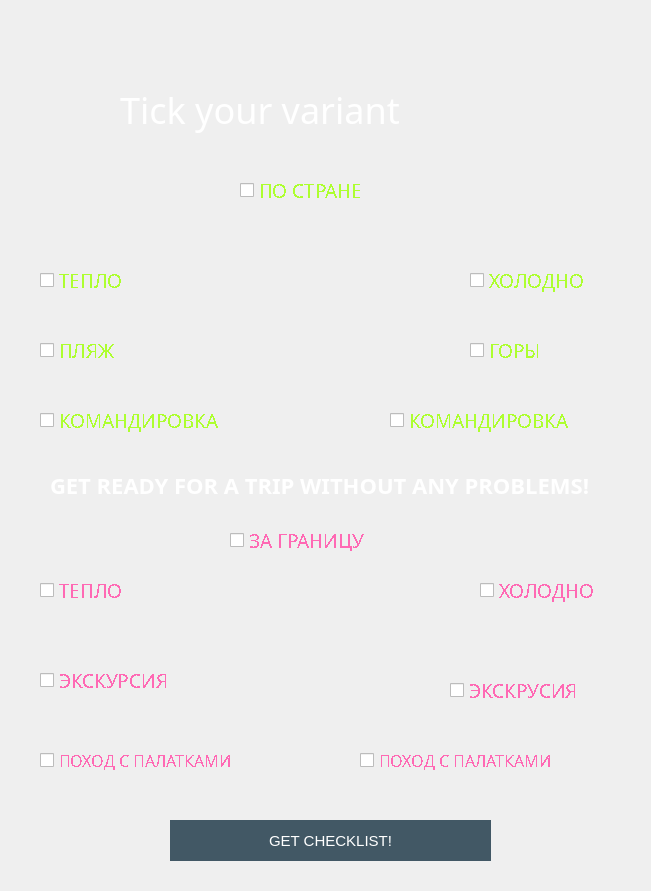
<?xml version="1.0" encoding="UTF-8"?>
<ui version="4.0">
 <class>MainWindow</class>
 <widget class="QMainWindow" name="MainWindow">
  <property name="geometry">
   <rect>
    <x>0</x>
    <y>0</y>
    <width>651</width>
    <height>891</height>
   </rect>
  </property>
  <property name="windowTitle">
   <string>MainWindow</string>
  </property>
  <property name="styleSheet">
   <string notr="true">backgroud: opacity 0;
</string>
  </property>
  <widget class="QWidget" name="centralwidget">
   <property name="styleSheet">
    <string notr="true">background-image: url(./images/back.jpg);
</string>
   </property>
   <widget class="QLabel" name="label">
    <property name="geometry">
     <rect>
      <x>120</x>
      <y>80</y>
      <width>401</width>
      <height>61</height>
     </rect>
    </property>
    <property name="font">
     <font>
      <family>Luckiest Guy</family>
      <pointsize>36</pointsize>
     </font>
    </property>
    <property name="acceptDrops">
     <bool>false</bool>
    </property>
    <property name="autoFillBackground">
     <bool>false</bool>
    </property>
    <property name="styleSheet">
     <string notr="true">color: white;
background: opacity 0;

</string>
    </property>
    <property name="text">
     <string>&lt;!DOCTYPE HTML PUBLIC &quot;-//W3C//DTD HTML 4.0//EN&quot; &quot;http://www.w3.org/TR/REC-html40/strict.dtd&quot;&gt;
&lt;html&gt;&lt;head&gt;&lt;meta name=&quot;qrichtext&quot; content=&quot;1&quot; /&gt;&lt;style type=&quot;text/css&quot;&gt;
&lt;/style&gt;&lt;/head&gt;&lt;body style=&quot; font-family:'Luckiest Guy','cursive'; font-size:45px; font-weight:400; font-style:normal;&quot;&gt;
&lt;p style=&quot; margin-top:0px; margin-bottom:0px; margin-left:0px; margin-right:0px; -qt-block-indent:0; text-indent:0px;&quot;&gt;&lt;span style=&quot; font-size:27pt;&quot;&gt;Tick your variant&lt;/span&gt;&lt;/p&gt;&lt;/body&gt;&lt;/html&gt;</string>
    </property>
    <property name="wordWrap">
     <bool>false</bool>
    </property>
   </widget>
   <widget class="QLabel" name="label_2">
    <property name="geometry">
     <rect>
      <x>50</x>
      <y>470</y>
      <width>641</width>
      <height>31</height>
     </rect>
    </property>
    <property name="font">
     <font>
      <family>Merienda</family>
      <pointsize>-1</pointsize>
      <weight>75</weight>
      <italic>false</italic>
      <bold>true</bold>
      <underline>false</underline>
     </font>
    </property>
    <property name="autoFillBackground">
     <bool>false</bool>
    </property>
    <property name="styleSheet">
     <string notr="true">font-family: 'Merienda';
color: #fff;
font-weight: bold;
font-size: 22px;
background: opacity 0;</string>
    </property>
    <property name="text">
     <string>GET READY FOR A TRIP WITHOUT ANY PROBLEMS!</string>
    </property>
   </widget>
   <widget class="QCheckBox" name="incountry_cb">
    <property name="geometry">
     <rect>
      <x>240</x>
      <y>170</y>
      <width>181</width>
      <height>41</height>
     </rect>
    </property>
    <property name="font">
     <font>
      <family>Sports World</family>
      <pointsize>14</pointsize>
      <weight>50</weight>
      <italic>false</italic>
      <bold>false</bold>
      <underline>false</underline>
      <strikeout>false</strikeout>
      <stylestrategy>NoAntialias</stylestrategy>
      <kerning>true</kerning>
     </font>
    </property>
    <property name="styleSheet">
     <string notr="true">background: opacity 0;
color: #ADFF2F;</string>
    </property>
    <property name="text">
     <string>ПО СТРАНЕ</string>
    </property>
   </widget>
   <widget class="QCheckBox" name="incountry_warm_cb">
    <property name="geometry">
     <rect>
      <x>40</x>
      <y>260</y>
      <width>151</width>
      <height>41</height>
     </rect>
    </property>
    <property name="font">
     <font>
      <family>Sports World</family>
      <pointsize>14</pointsize>
      <weight>50</weight>
      <italic>false</italic>
      <bold>false</bold>
      <underline>false</underline>
      <strikeout>false</strikeout>
      <stylestrategy>NoAntialias</stylestrategy>
      <kerning>true</kerning>
     </font>
    </property>
    <property name="styleSheet">
     <string notr="true">background: opacity 0;
color: #ADFF2F;</string>
    </property>
    <property name="text">
     <string>ТЕПЛО</string>
    </property>
   </widget>
   <widget class="QCheckBox" name="incountry_cold_cb">
    <property name="geometry">
     <rect>
      <x>470</x>
      <y>260</y>
      <width>151</width>
      <height>41</height>
     </rect>
    </property>
    <property name="font">
     <font>
      <family>Sports World</family>
      <pointsize>14</pointsize>
      <weight>50</weight>
      <italic>false</italic>
      <bold>false</bold>
      <underline>false</underline>
      <strikeout>false</strikeout>
      <stylestrategy>NoAntialias</stylestrategy>
      <kerning>true</kerning>
     </font>
    </property>
    <property name="styleSheet">
     <string notr="true">background: opacity 0;
color: #ADFF2F;</string>
    </property>
    <property name="text">
     <string>ХОЛОДНО</string>
    </property>
   </widget>
   <widget class="QCheckBox" name="incountry_beach_cb">
    <property name="geometry">
     <rect>
      <x>40</x>
      <y>330</y>
      <width>111</width>
      <height>41</height>
     </rect>
    </property>
    <property name="font">
     <font>
      <family>Sports World</family>
      <pointsize>14</pointsize>
      <weight>50</weight>
      <italic>false</italic>
      <bold>false</bold>
      <underline>false</underline>
      <strikeout>false</strikeout>
      <stylestrategy>NoAntialias</stylestrategy>
      <kerning>true</kerning>
     </font>
    </property>
    <property name="styleSheet">
     <string notr="true">background: opacity 0;
color: #ADFF2F;</string>
    </property>
    <property name="text">
     <string>ПЛЯЖ</string>
    </property>
   </widget>
   <widget class="QCheckBox" name="incountry_warm_buisnesstrip_cb">
    <property name="geometry">
     <rect>
      <x>40</x>
      <y>400</y>
      <width>251</width>
      <height>41</height>
     </rect>
    </property>
    <property name="font">
     <font>
      <family>Sports World</family>
      <pointsize>14</pointsize>
      <weight>50</weight>
      <italic>false</italic>
      <bold>false</bold>
      <underline>false</underline>
      <strikeout>false</strikeout>
      <stylestrategy>NoAntialias</stylestrategy>
      <kerning>true</kerning>
     </font>
    </property>
    <property name="styleSheet">
     <string notr="true">background: opacity 0;
color: #ADFF2F;</string>
    </property>
    <property name="text">
     <string>КОМАНДИРОВКА</string>
    </property>
   </widget>
   <widget class="QCheckBox" name="incountry_mountains_cb">
    <property name="geometry">
     <rect>
      <x>470</x>
      <y>330</y>
      <width>121</width>
      <height>41</height>
     </rect>
    </property>
    <property name="font">
     <font>
      <family>Sports World</family>
      <pointsize>14</pointsize>
      <weight>50</weight>
      <italic>false</italic>
      <bold>false</bold>
      <underline>false</underline>
      <strikeout>false</strikeout>
      <stylestrategy>NoAntialias</stylestrategy>
      <kerning>true</kerning>
     </font>
    </property>
    <property name="styleSheet">
     <string notr="true">background: opacity 0;
color: #ADFF2F;</string>
    </property>
    <property name="text">
     <string>ГОРЫ</string>
    </property>
   </widget>
   <widget class="QCheckBox" name="incountry_cold_buisnesstrip_cb">
    <property name="geometry">
     <rect>
      <x>390</x>
      <y>400</y>
      <width>241</width>
      <height>41</height>
     </rect>
    </property>
    <property name="font">
     <font>
      <family>Sports World</family>
      <pointsize>14</pointsize>
      <weight>50</weight>
      <italic>false</italic>
      <bold>false</bold>
      <underline>false</underline>
      <strikeout>false</strikeout>
      <stylestrategy>NoAntialias</stylestrategy>
      <kerning>true</kerning>
     </font>
    </property>
    <property name="styleSheet">
     <string notr="true">background: opacity 0;
color: #ADFF2F;</string>
    </property>
    <property name="text">
     <string>КОМАНДИРОВКА</string>
    </property>
   </widget>
   <widget class="QCheckBox" name="outcountry_cb">
    <property name="geometry">
     <rect>
      <x>230</x>
      <y>520</y>
      <width>191</width>
      <height>41</height>
     </rect>
    </property>
    <property name="font">
     <font>
      <family>Sports World</family>
      <pointsize>14</pointsize>
      <weight>50</weight>
      <italic>false</italic>
      <bold>false</bold>
      <underline>false</underline>
      <strikeout>false</strikeout>
      <stylestrategy>NoAntialias</stylestrategy>
      <kerning>true</kerning>
     </font>
    </property>
    <property name="styleSheet">
     <string notr="true">background: opacity 0;
color: #FF69B4;</string>
    </property>
    <property name="text">
     <string>ЗА ГРАНИЦУ</string>
    </property>
   </widget>
   <widget class="QCheckBox" name="outcountry_warm_cb">
    <property name="geometry">
     <rect>
      <x>40</x>
      <y>570</y>
      <width>121</width>
      <height>41</height>
     </rect>
    </property>
    <property name="font">
     <font>
      <family>Sports World</family>
      <pointsize>14</pointsize>
      <weight>50</weight>
      <italic>false</italic>
      <bold>false</bold>
      <underline>false</underline>
      <strikeout>false</strikeout>
      <stylestrategy>NoAntialias</stylestrategy>
      <kerning>true</kerning>
     </font>
    </property>
    <property name="styleSheet">
     <string notr="true">background: opacity 0;
color: #FF69B4;
</string>
    </property>
    <property name="text">
     <string>ТЕПЛО</string>
    </property>
   </widget>
   <widget class="QCheckBox" name="outcountry_cold_cb">
    <property name="geometry">
     <rect>
      <x>480</x>
      <y>570</y>
      <width>161</width>
      <height>41</height>
     </rect>
    </property>
    <property name="font">
     <font>
      <family>Sports World</family>
      <pointsize>14</pointsize>
      <weight>50</weight>
      <italic>false</italic>
      <bold>false</bold>
      <underline>false</underline>
      <strikeout>false</strikeout>
      <stylestrategy>NoAntialias</stylestrategy>
      <kerning>true</kerning>
     </font>
    </property>
    <property name="styleSheet">
     <string notr="true">background: opacity 0;
color: #FF69B4;
</string>
    </property>
    <property name="text">
     <string>ХОЛОДНО</string>
    </property>
   </widget>
   <widget class="QCheckBox" name="outcountry_warm_hike_cb">
    <property name="geometry">
     <rect>
      <x>40</x>
      <y>740</y>
      <width>581</width>
      <height>41</height>
     </rect>
    </property>
    <property name="font">
     <font>
      <family>Sports World</family>
      <pointsize>12</pointsize>
      <weight>50</weight>
      <italic>false</italic>
      <bold>false</bold>
      <underline>false</underline>
      <strikeout>false</strikeout>
      <stylestrategy>NoAntialias</stylestrategy>
      <kerning>true</kerning>
     </font>
    </property>
    <property name="styleSheet">
     <string notr="true">background: opacity 0;
color: #FF69B4;
</string>
    </property>
    <property name="text">
     <string>ПОХОД С ПАЛАТКАМИ</string>
    </property>
   </widget>
   <widget class="QCheckBox" name="outcountry_warm_excursion_cb">
    <property name="geometry">
     <rect>
      <x>40</x>
      <y>660</y>
      <width>181</width>
      <height>41</height>
     </rect>
    </property>
    <property name="font">
     <font>
      <family>Sports World</family>
      <pointsize>14</pointsize>
      <weight>50</weight>
      <italic>false</italic>
      <bold>false</bold>
      <underline>false</underline>
      <strikeout>false</strikeout>
      <stylestrategy>NoAntialias</stylestrategy>
      <kerning>true</kerning>
     </font>
    </property>
    <property name="styleSheet">
     <string notr="true">background: opacity 0;
color: #FF69B4;
</string>
    </property>
    <property name="text">
     <string>ЭКСКУРСИЯ</string>
    </property>
   </widget>
   <widget class="QCheckBox" name="outcounty_cold_excursion_cb">
    <property name="geometry">
     <rect>
      <x>450</x>
      <y>670</y>
      <width>181</width>
      <height>41</height>
     </rect>
    </property>
    <property name="font">
     <font>
      <family>Sports World</family>
      <pointsize>14</pointsize>
      <weight>50</weight>
      <italic>false</italic>
      <bold>false</bold>
      <underline>false</underline>
      <strikeout>false</strikeout>
      <stylestrategy>NoAntialias</stylestrategy>
      <kerning>true</kerning>
     </font>
    </property>
    <property name="styleSheet">
     <string notr="true">background: opacity 0;
color: #FF69B4;
</string>
    </property>
    <property name="text">
     <string>ЭКСКРУСИЯ</string>
    </property>
   </widget>
   <widget class="QCheckBox" name="outcountry_cold_hike_cb">
    <property name="geometry">
     <rect>
      <x>360</x>
      <y>740</y>
      <width>491</width>
      <height>41</height>
     </rect>
    </property>
    <property name="font">
     <font>
      <family>Sports World</family>
      <pointsize>12</pointsize>
      <weight>50</weight>
      <italic>false</italic>
      <bold>false</bold>
      <underline>false</underline>
      <strikeout>false</strikeout>
      <stylestrategy>NoAntialias</stylestrategy>
      <kerning>true</kerning>
     </font>
    </property>
    <property name="styleSheet">
     <string notr="true">background: opacity 0;
color: #FF69B4;
</string>
    </property>
    <property name="text">
     <string>ПОХОД С ПАЛАТКАМИ</string>
    </property>
   </widget>
   <widget class="QPushButton" name="button_travel">
    <property name="geometry">
     <rect>
      <x>170</x>
      <y>820</y>
      <width>321</width>
      <height>41</height>
     </rect>
    </property>
    <property name="styleSheet">
     <string notr="true">QPushButton{
background-color: #425865;
border: 2px solid #425865;
border-radius: 30px;
color: white;
font-family: 'Luckiest Guy', cursive;
font-size: 15px;
}
QPushButton:pressed{
	background-color: #fa4244;
}</string>
    </property>
    <property name="text">
     <string>GET CHECKLIST!</string>
    </property>
   </widget>
  </widget>
 </widget>
 <resources/>
 <connections/>
</ui>
